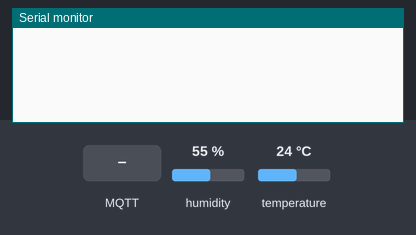
This sketch was run on a simulated ESP32. Shown: the last lines printed to the serial monitor. The inputs (shaded band) are chosen by the test bench; at power-on: humidity 55 %, temperature 24 °C. No MQTT or app messages arrive unless stated.

Above: at 2.2 s.
2.3 s: MQTT message "1" arrives on the first subscribed topic
At 3.7 s:
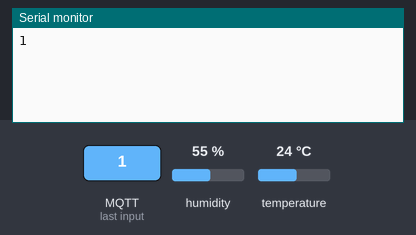
4.0 s: MQTT message "on" arrives on the first subscribed topic
At 4.8 s:
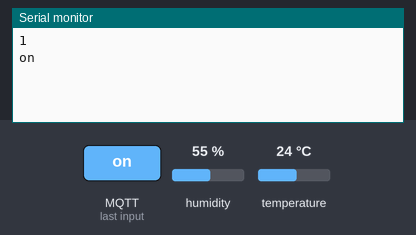
5.5 s: MQTT message "off" arrives on the first subscribed topic
At 6.9 s:
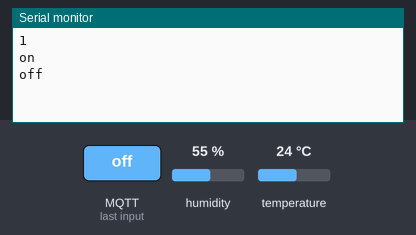

Measured:
- after the input at 2.3 s, the serial monitor: prints a new line after 0.23 s (image 1)
- after the input at 4.0 s, the serial monitor: prints a new line after 0.06 s (image 2)
- after the input at 5.5 s, the serial monitor: prints a new line after 0.09 s (image 3)

The sketch:

sketch_nov4a.ino
```cpp
/*
  SimpleMQTTClient.ino
  The purpose of this exemple is to illustrate a simple handling of MQTT and Wifi connection.
  Once it connects successfully to a Wifi network and a MQTT broker, it subscribe to a topic and send a message to it.
  It will also send a message delayed 5 seconds later.
*/

#include "EspMQTTClient.h"
#include "ArduinoJson.h"
#include "DHT.h"

#define DHTPIN 4
#define DHTTYPE DHT11


DHT dht(DHTPIN, DHTTYPE); // initialize dht object from DHT class


EspMQTTClient client(
  "WiFi ID",
  "WiFi PSSWD",
  "192.168.1.XXX",  // MQTT Broker server ip --> Same as HA
  "mqtt-user",   // Can be omitted if not needed
  "mqtt-password",   // Can be omitted if not needed
  "ESP32DevKitV1",     // Client name that uniquely identify your device
  1883              // The MQTT port, default to 1883. this line can be omitted
);


//Create ArduinoJson object;
JsonDocument doc;


void setup()
{
  delay(1000);
  Serial.begin(115200);
  dht.begin(); // initialize the dht sensor

  // Optional functionalities of EspMQTTClient
  client.enableDebuggingMessages(); // Enable debugging messages sent to serial output
  client.enableHTTPWebUpdater(); // Enable the web updater. User and password default to values of MQTTUsername and MQTTPassword. These can be overridded with enableHTTPWebUpdater("user", "password").
  client.enableOTA(); // Enable OTA (Over The Air) updates. Password defaults to MQTTPassword. Port is the default OTA port. Can be overridden with enableOTA("password", port).
  // client.enableLastWillMessage("TestClient/lastwill", "I am going offline");  // You can activate the retain flag by setting the third parameter to true
}


void loop()
{
  float h = dht.readHumidity();
  float t = dht.readTemperature();
  float f = dht.readTemperature(true); // for Farenheit unit measure
  nanValues(h,t,f);
  float hif = dht.computeHeatIndex(f, h);
  float hic = dht.computeHeatIndex(t, h, false);
  // create the JSON file
  doc["sensorName"] = "DHT11";
  doc["temp"] = t;
  doc["hum"] = h;

  client.loop();
  onConnectionEstablished();

  delay(500);
  // serializeJson(doc, Serial); // prints json in the fashion way we like.

}


// This function is called once everything is connected (Wifi and MQTT)
// WARNING : YOU MUST IMPLEMENT IT IF YOU USE EspMQTTClient
void onConnectionEstablished()
{
  char buffer[256];
  serializeJson(doc, buffer);
  // Serial.println(buffer);
  // Subscribe to "mytopic/test" and display received message to Serial
  client.subscribe("livingroom/dht11sensor", [](const String & payload) {
    Serial.println(payload);
  });
  client.publish("livingroom/dht11sensor",  buffer); // You can activate the retain flag by setting the third parameter to true


  // client.subscribe("office/light/switch", onTestMessageReceived);
  // Test Subscribe listening MQTT publishing
  client.subscribe("office/light/switch", [](const String & payload) { //need to try pound sign to speed up
    Serial.println(payload);
    });

  // Publish a message to "mytopic/test"

  // Execute delayed instructions
  // client.executeDelayed(5 * 1000, []() {
  //   client.publish("mytopic/wildcardtest/test123", "This is a message sent 5 seconds later from ESP32", true);
  // });
}

void onTestMessageReceived(const String& message) {
  Serial.println("message received from office/light/switch: " + message);
}


void nanValues(float h, float t, float f){
  if (isnan(h) || isnan(t) || isnan(f)){
    Serial.println(F("Failed to tead from DHT sensor!"));
    return;
  }
}
```
